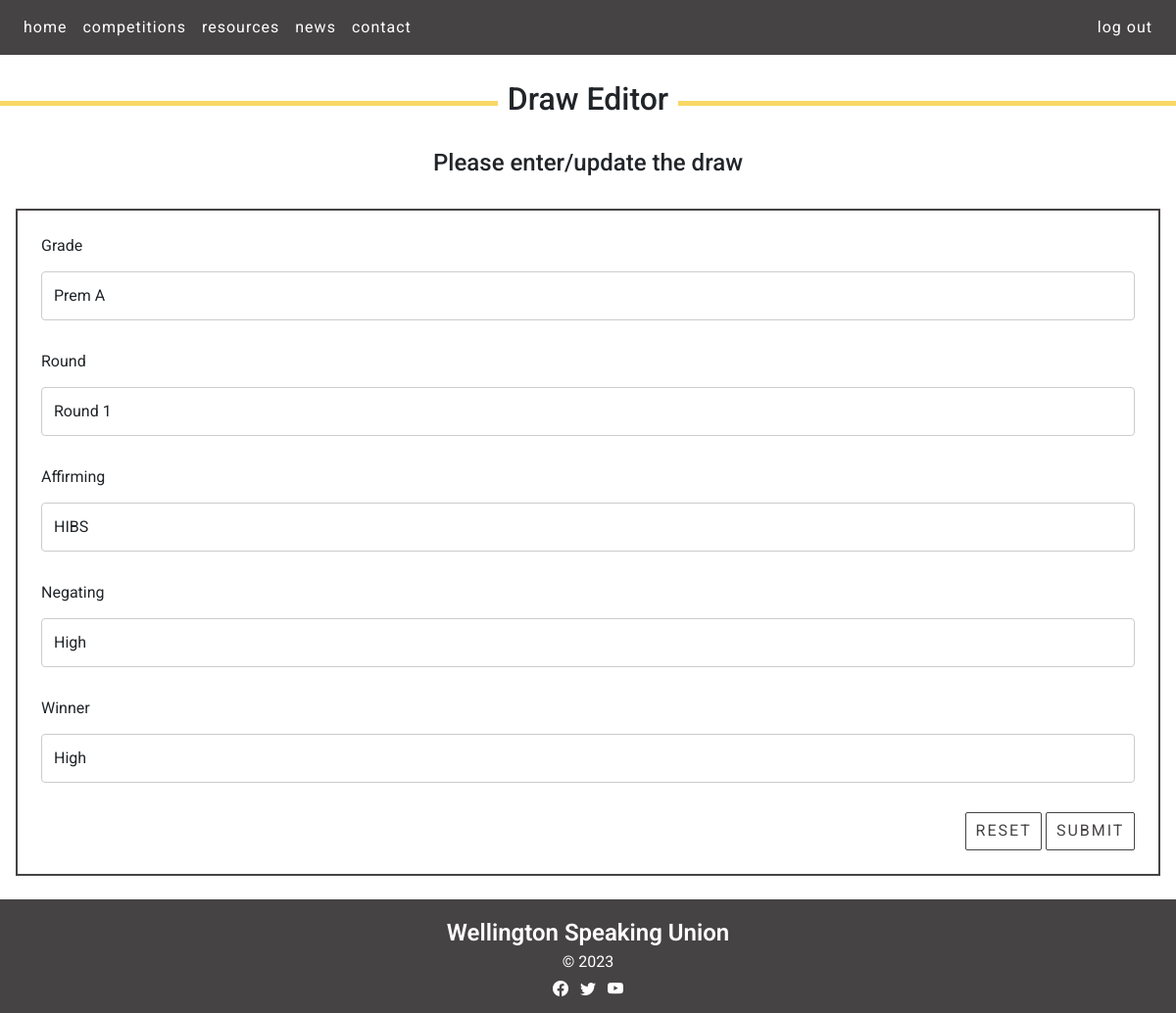
/draw_cud?id=1&task=update&grade=Prem+A (signed in), run on the app's committed database.
### tables this page shows
CREATE TABLE draw(
    draw_id integer primary key autoincrement not null,
    grade text not null,
    round integer not null,
    affirming text not null,
    negating text not null,
    winner text
);

### server.py (the view, shortened to what this page needs)
@app.route ('/draw_cud', methods=["GET", "POST"])
def draw_cud():
    data = request.args
    required_keys = ['id', 'task']
    for k in required_keys:
        if k not in data.keys():
            message = "Do not know what to do with read update on news (key not present)"
            return render_template('error.html', message=message)
    if request.method == "GET":
        if data['task'] == 'delete':
            if 'grade' not in data.keys():
                return render_template("error.html", message="No grade give when deleting")
            sql = "delete from draw where draw_id = ?"
            values_tuple = (data['id'],)
            result = run_commit_query(sql, values_tuple, db_path)
            return redirect(url_for('draw', grade=data['grade']))
        elif data['task'] == "update":
            sql = """select grade, round, affirming, negating, winner from draw where draw_id=?"""
            values_tuple = (data['id'],)
            result = run_search_query_tuples(sql, values_tuple, db_path, True)
            result=result[0]
            return render_template("draw_cud.html",
                                   **result,
                                   id=data['id'],
                                   task=data['task'])
        elif data['task'] == 'add':
            temp = {'grade': 'Prem A', 'round': 'Round 1', 'affirming': 'affirming team', 'negating': 'negating team', 'winner': 'winning team'}
            return render_template("draw_cud.html",
                                    id=0,
                                    task=data['task'],
                                    **temp)
        else:
            message = "Unrecognised task coming from news page"
            return render_template('error.html', message=message)

### db_functions.py (called while the page is built)
def run_search_query_tuples(sql_query, values_tuple, file_path, rowfactory=False):
    result = None
    try:
        db = sqlite3.connect(file_path)
        if rowfactory:
            db.row_factory = sqlite3.Row
        cursor = db.cursor()
        cursor.execute(sql_query, values_tuple)
        result = cursor.fetchall()
        cursor.close()
    except sqlite3.Error as error:
        print("Error running search query tuples: {}".format(error))
        return None
    db.close()
    if result is None:
        print("No search values were found")
    return result

### templates/draw_cud.html (shortened to what this page needs)
{% extends "layout.html" %}
{% block content %}
    <div class="container-m">
        <h2 class="form-header"> <span> Draw Editor </span> </h2>
    <br>
        <h4 class="form-subheading"> Please enter/update the draw </h4>
    </div>
  <div class="form-container p-4 my-4">
    <form action="{{url_for('draw_cud', id=id, task=task)}}" method="POST">
      <div>
        <label for="grade" class="form-label">Grade</label>
        <input type="text" class="form-control" id="grade" name="grade" placeholder="" value="{{grade}}" required>
      </div>
      <div>
        <label for="round" class="form-label">Round</label>
        <input type="text" class="form-control" id="round" name="round" placeholder="" value="{{round}}" required>
      </div>
      <div>
        <label for="affirming" class="form-label">Affirming</label>
        <input type="text" class="form-control" id="affirming" name="affirming" placeholder="" value="{{affirming}}" required>
      </div>
      <div>
        <label for="negating" class="form-label">Negating</label>
        <input type="text" class="form-control" id="negating" name="negating" placeholder="" value="{{negating}}" required>
      </div>
      <div>
        <label for="winner" class="form-label">Winner</label>
        <input type="text" class="form-control" id="winner" name="winner" placeholder="" value="{{winner}}" required>
      </div>
      <div class="text-end">
        <button type="reset" class="btn btn-primary recent-news-button">Reset</button>
        <button type="submit" class="btn btn-primary recent-news-button">Submit</button>
      </div>
    </form>
  </div>
{% endblock %}

### static/styles.css (style rules this page uses)
:root { --brand-black: rgb(27,27,28); --brand-dark-gray: rgb(70,67,68); --brand-light-gray: rgb(104,102,103); --brand-yellow: rgb(248,216,101); --brand-white: rgb(255,255,255); }
.btn-primary, .btn-primary:hover { --bs-btn-color: var(--brand-dark-gray); --bs-btn-bg:var(--brand-white); --bs-btn-border-color:var(--brand-dark-gray); --bs-btn-border-radius: 2px; --bs-btn-active-color:var(--brand-dark-gray); --bs-btn-active-bg: var(--brand-yellow); --bs-btn-active-border-color: var(--brand-dark-gray); --bs-btn-active-shadow: inset 0 3px 5px rgba(0, 0, 0, 0); --bs-btn-disabled-color: var(--brand-dark-gray); --bs-btn-disabled-bg: var(--brand-white); --bs-btn-disabled-border-color:var(--brand-dark-gray); transition: none !important; position: relative; text-align:center; display: inline-block; padding: 0.4em 0.6em; }
.btn, .btn-circle { color: var(--brand-dark-gray); text-align: center; margin:auto; letter-spacing: 2px; vertical-align: middle; user-select: none; text-transform: uppercase; }
body { font-family: 'Roboto', serif; font-size: 100%; background-color: var(--brand-white); margin: 0; }
.container-m { background-color: rgb(255,255,255); overflow:auto; margin-bottom: 1.5em; margin-top: 1.5em; margin-left: 0; margin-right: 0; }
.form-header { text-align:center; width: 100%; border-bottom: 5px solid var(--brand-yellow); line-height: 0.1em; margin: 20px 0 20px; }
.form-subheading { text-align:center; }
h2 span { background:#fff; padding:0 10px; }
.form-container { border: 2px solid var(--brand-dark-gray); margin-bottom: 1.5em; margin-top: 1.5em; margin-left: 1em; margin-right: 1em; }
input[type=text], select, textarea { width: 100%; padding: 12px; border: 1px solid #ccc; border-radius: 4px; box-sizing: border-box; margin-top: 6px; margin-bottom: 30px; resize: vertical }
label, input[type='text'], input[type='email'], textarea { font-size:1em !important; }

### data on the page
draw: grade "Prem A", round "Round 1", affirming "HIBS", negating "High", winner "High"
